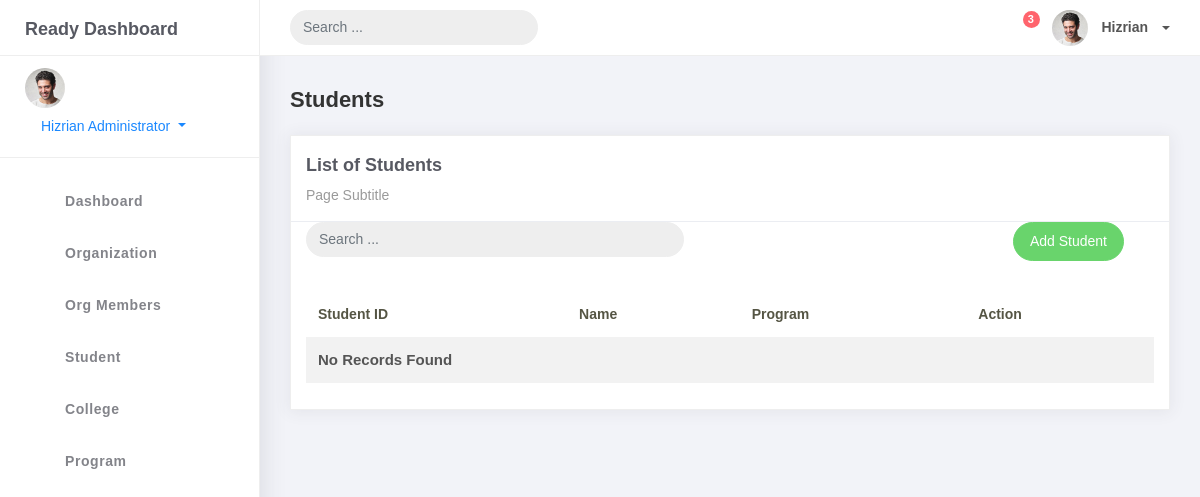
Page /student_list on the earlier database version.
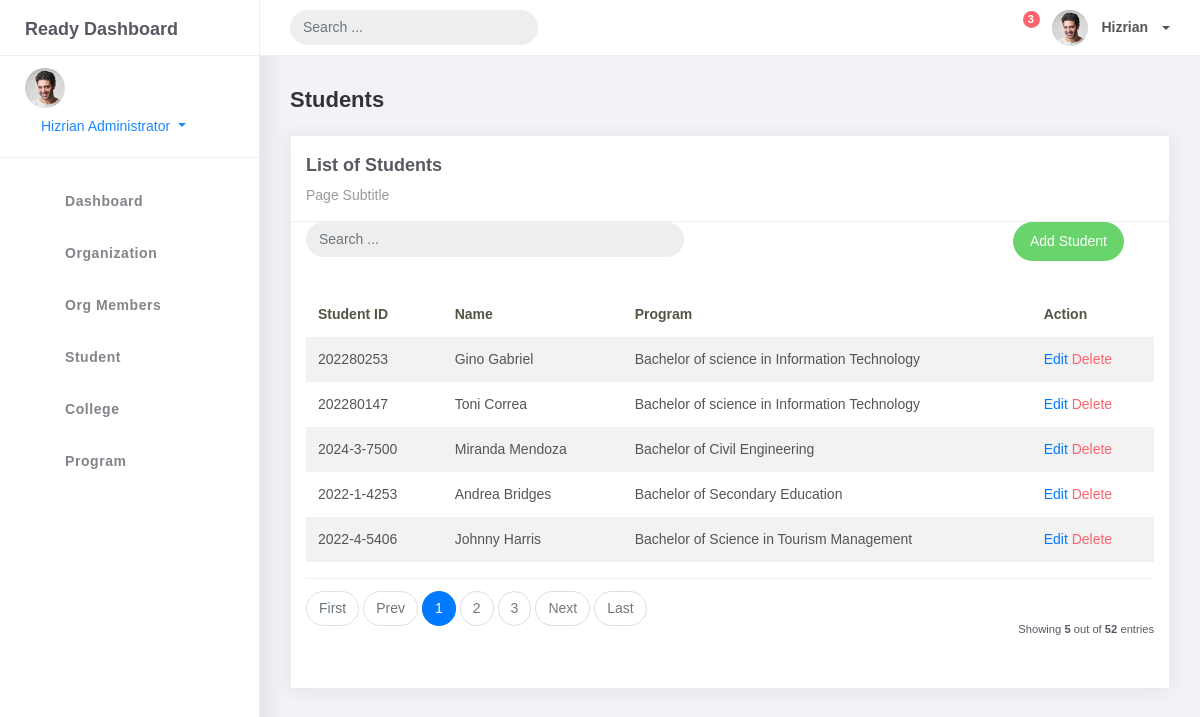
Same page on the later database version.
### studentorgs/models.py (models this page shows, shortened)
class BaseModel(models.Model):
    created_at = models.DateTimeField(auto_now_add=True, db_index=True)
    updated_at = models.DateTimeField(auto_now=True)
    class Meta:
        abstract = True

class Student(BaseModel):
    student_id = models.CharField(max_length=15)
    lastname = models.CharField(max_length=25)
    firstname = models.CharField(max_length=25)
    middlename = models.CharField(max_length=25, blank=True, null=True)
    program = models.ForeignKey(Program, on_delete=models.CASCADE)

class Program(BaseModel):
    prog_name = models.CharField(max_length=150)
    college = models.ForeignKey(College, on_delete=models.CASCADE)
    def __str__(self):
        return self.prog_name

### studentorgs/views.py (the view)
# urls.py: path('student_list', StudentList.as_view(), name='student-list'),
class StudentList(ListView):
    model = Student
    context_object_name = 'student'
    template_name = 'student_list.html'
    paginate_by = 5

### templates/student_list.html
{% extends 'base.html' %}
{% load static %}
{% block content %}
<div class="content">
    <div class="container-fluid">
        <h4 class="page-title">Students</h4>
        <div class="row">
            <div class="col-md-12">
                <div class="card">
                    <div class="card-header">
                        <div class="card-title">List of Students</div>
                        <div class="card-category">Page Subtitle</div>
                    </div>
                    <div class="col-md-12 row">
                        <div class="col-md-6">
                            <form class="navbar-left navbar-form nav-search mr-md-3" action="">
                                <div class="input-group">
                                    <input type="text" placeholder="Search ..." class="form-control" />
                                    <div class="input-group-append">
                                        <span class="input-group-text">
                                            <i class="la la-search search-icon"></i>
                                        </span>
                                    </div>
                                </div>
                            </form>
                        </div>
                        <div class="col-md-6">
                            <div class="pull-right">
                                <a href="{% url 'student-add' %}" class="btn btn-success btn-rounded">Add Student</a>
                            </div>
                        </div>
                    </div>
                    <div class="card-body">
                        <table class="table table-striped mt-3">
                            <thead>
                                <tr>
                                    <th scope="col">Student ID</th>
                                    <th scope="col">Name</th>
                                    <th scope="col">Program</th>
                                    <th scope="col">Action</th>
                                </tr>
                            </thead>
                            <tbody>
                                {% for object in object_list %}
                                <tr>
                                    <td>{{ object.student_id }}</td>
                                    <td>{{ object.firstname }} {{ object.lastname }}</td>
                                    <td>{{ object.program }}</td>
                                    <td>
                                        <a href="student_list/{{ object.id }}">Edit</a>
                                        <a href="student_list/{{ object.id }}/delete" class="text-danger">Delete</a>
                                    </td>
                                </tr>
                                {% empty %}
                                <tr>
                                    <td colspan="4" style="text-align: center;">
                                        <p class="text-sm font-weight-bold mb-0">No Records Found</p>
                                    </td>
                                </tr>
                                {% endfor %}
                            </tbody>
                        </table>
                        {% include 'includes/pagination.html' %}
                    </div>
                </div>
            </div>
        </div>
    </div>
</div>
{% endblock %}

Differences in the rows shown:
added Student: student_id "202280253", firstname "Gino", lastname "Gabriel", program "Bachelor of science in Information Technology"
added Student: student_id "202280147", firstname "Toni", lastname "Correa", program "Bachelor of science in Information Technology"
added Student: student_id "2024-3-7500", firstname "Miranda", lastname "Mendoza", program "Bachelor of Civil Engineering"
added Student: student_id "2022-1-4253", firstname "Andrea", lastname "Bridges", program "Bachelor of Secondary Education"
added Student: student_id "2022-4-5406", firstname "Johnny", lastname "Harris", program "Bachelor of Science in Tourism Management"
Other differences:
{{ object_list.count }}: (not shown) → "5"
{{ paginator.count }}: (not shown) → "52"
text no longer shown: "No Records Found"
text now shown: "First Prev Next Last Showing out of entries"
new list line: "1"
new list line: "2"
new list line: "3"
